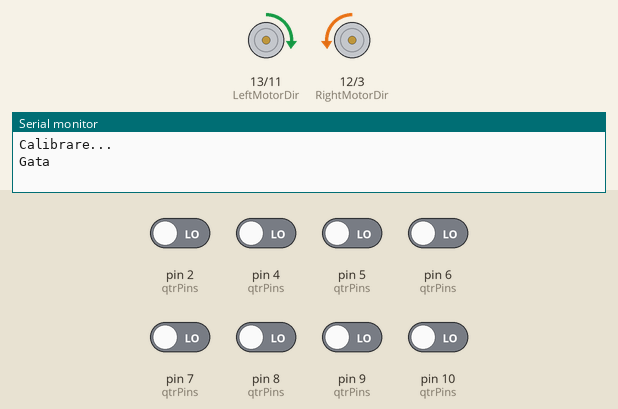
The sketch below on a simulated Arduino Uno, built with avr-gcc and run on an emulated ATmega328P. Shown: direction and speed pins drawn as motors (green arrow = direction pin HIGH = forward, orange = LOW = backward, longer = more drive), the last lines printed to the serial monitor. The test bench sets the inputs (shaded band); at power-on: pin 2 (qtrPins), pin 4 (qtrPins), pin 5 (qtrPins), pin 6 (qtrPins), pin 7 (qtrPins), pin 8 (qtrPins), pin 9 (qtrPins), pin 10 (qtrPins) LOW.

Above: at 17.2 s.
17.3 s: pin 2 (qtrPins) driven HIGH
At 18.4 s:
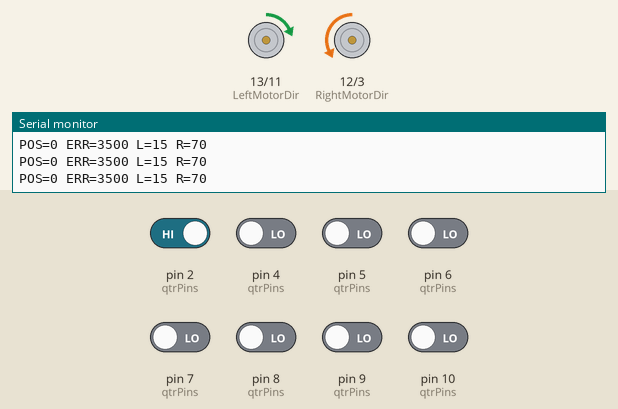
18.8 s: pin 9 (qtrPins) driven HIGH
At 19.2 s:
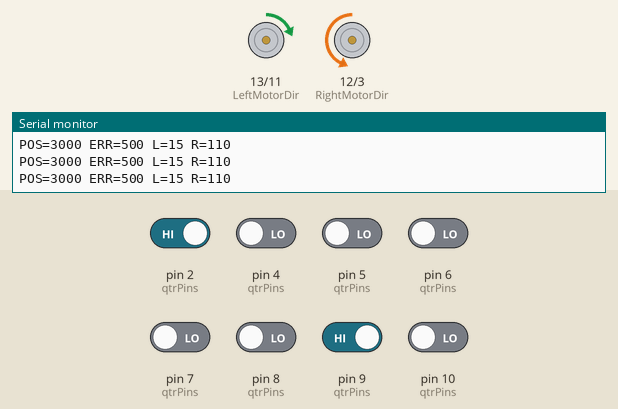
20.3 s: pin 4 (qtrPins) driven HIGH
At 20.6 s:
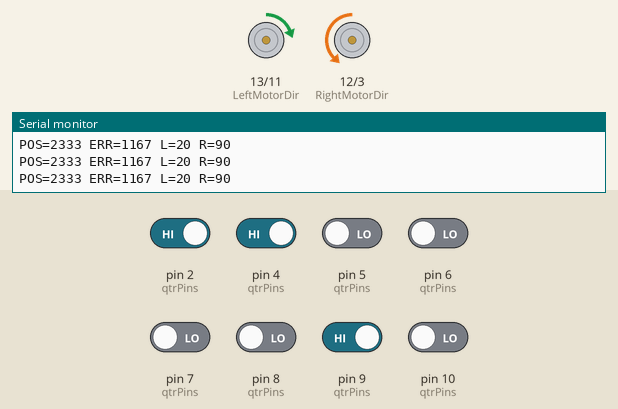
21.8 s: pin 10 (qtrPins) driven HIGH
At 22.1 s:
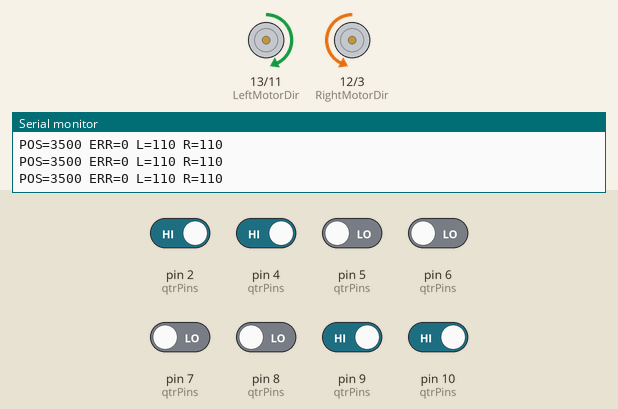
23.3 s: pin 6 (qtrPins) driven HIGH
At 24.1 s:
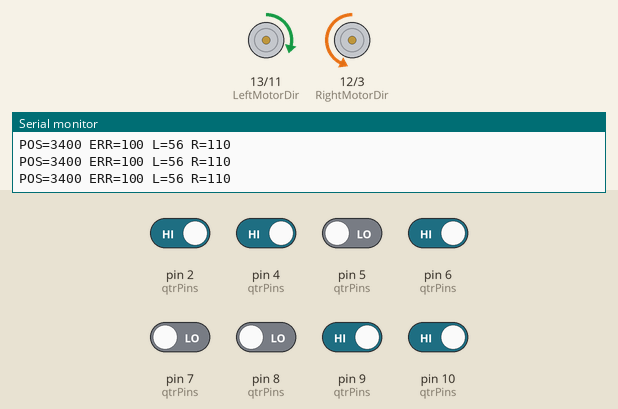
24.8 s: pin 8 (qtrPins) driven HIGH
At 25.6 s:
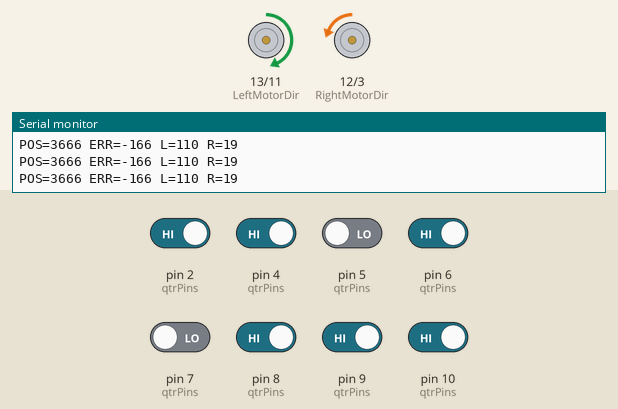
Timing chart, 0 to 27.3 s (numbered marks = the images above; inputs shaded):
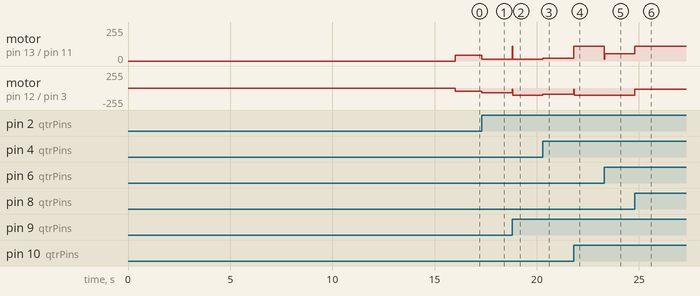

Measured:
- after the input at 17.3 s, motor on pin 13 (LeftMotorDir) / pin 11 (LeftMotorSpeedPin): forward 45/255 → forward 15/255 at once; motor on pin 12 (RightMotorDir) / pin 3 (RightMotorSpeedPin): backward 45/255 → backward 70/255 at once
- after the input at 18.8 s, motor on pin 13 (LeftMotorDir) / pin 11 (LeftMotorSpeedPin): forward 15/255 → forward 110/255 at once, → forward 15/255 0.02 s later; motor on pin 12 (RightMotorDir) / pin 3 (RightMotorSpeedPin): backward 70/255 → backward 110/255 at once
- after the input at 20.3 s, motor on pin 13 (LeftMotorDir) / pin 11 (LeftMotorSpeedPin): forward 15/255 → forward 20/255 at once; motor on pin 12 (RightMotorDir) / pin 3 (RightMotorSpeedPin): backward 110/255 → backward 90/255 at once
- after the input at 21.8 s, motor on pin 13 (LeftMotorDir) / pin 11 (LeftMotorSpeedPin): forward 20/255 → forward 110/255 at once; motor on pin 12 (RightMotorDir) / pin 3 (RightMotorSpeedPin): backward 90/255 → backward 110/255 at once
- after the input at 23.3 s, motor on pin 13 (LeftMotorDir) / pin 11 (LeftMotorSpeedPin): forward 110/255 → forward 56/255 at once
- after the input at 24.8 s, motor on pin 13 (LeftMotorDir) / pin 11 (LeftMotorSpeedPin): forward 56/255 → forward 110/255 at once; motor on pin 12 (RightMotorDir) / pin 3 (RightMotorSpeedPin): backward 110/255 → backward 19/255 at once

The sketch:

incercare_uno.ino
```cpp
#include <QTRSensors.h>


//================ MOTOARE ================

#define RightMotorDir 12
#define RightMotorSpeedPin 3

#define LeftMotorDir 13
#define LeftMotorSpeedPin 11


#define MAX_SPEED 110
#define MIN_SPEED 15


//================ SENZORI =================

QTRSensors qtr;


const uint8_t SensorCount = 8;

uint16_t sensorValues[SensorCount];


const uint8_t qtrPins[SensorCount] =
{
  2,4,5,6,7,8,9,10
};


//================ PID =====================

float Kp = 0.55;
float Kd = 6.0;


float filteredError = 0;

int LastError = 0;


unsigned long lastDebug = 0;


//============== CONTROL MOTOARE ===========

void MotorControl(int leftSpeed,int rightSpeed)
{


  digitalWrite(LeftMotorDir,HIGH);
  digitalWrite(RightMotorDir,LOW);


  leftSpeed = constrain(leftSpeed,0,255);
  rightSpeed = constrain(rightSpeed,0,255);


  analogWrite(LeftMotorSpeedPin,leftSpeed);
  analogWrite(RightMotorSpeedPin,rightSpeed);

}


//================ SETUP ===================

void setup()
{

  Serial.begin(115200);


  pinMode(LeftMotorDir,OUTPUT);
  pinMode(LeftMotorSpeedPin,OUTPUT);


  pinMode(RightMotorDir,OUTPUT);
  pinMode(RightMotorSpeedPin,OUTPUT);


  qtr.setTypeRC();

  qtr.setSensorPins(qtrPins,SensorCount);


  delay(1000);


  Serial.println("Calibrare...");


  for(int i=0;i<500;i++)
  {
    qtr.calibrate();
    delay(5);
  }


  Serial.println("Gata");

}


//================ LOOP ====================

void loop()
{


  qtr.readCalibrated(sensorValues);


  long sum=0;
  long weightedSum=0;


  bool lineFound=false;


  for(int i=0;i<SensorCount;i++)
  {

    int value=sensorValues[i];

    value=constrain(value,0,1000);


    if(value>120)
      lineFound=true;


    sum+=value;


    weightedSum+=(long)value*(i*1000);

  }


  if(!lineFound || sum==0)
  {

    MotorControl(45,45);

    return;

  }


  int position = weightedSum/sum;


  int error = 3500-position;


  filteredError =
  filteredError*0.65 + error*0.35;


  int derivative =
  filteredError-LastError;


  int correction =
  Kp*filteredError+
  Kd*derivative;


  LastError=filteredError;


  correction =
  constrain(correction,-180,180);


  //=========== VITEZA =====================


  int absError=abs(error);


  int baseSpeed;


  if(absError < 250)
  {

    // drept

    baseSpeed=MAX_SPEED;

  }

  else if(absError < 700)
  {

    // curba usoara

    baseSpeed=85;

  }

  else if(absError < 1200)
  {

    // curba serioasa

    baseSpeed=65;

  }

  else
  {

    // curba foarte stransa

    baseSpeed=45;

  }


  int leftSpeed =
  baseSpeed-correction;


  int rightSpeed =
  baseSpeed+correction;


  //=========== AJUTOR CURBE ================


  if(error > 600)
  {

    // curba stanga

    leftSpeed = baseSpeed-45;

    rightSpeed = baseSpeed+25;

  }


  if(error < -600)
  {

    // curba dreapta

    rightSpeed = baseSpeed-45;

    leftSpeed = baseSpeed+25;

  }


  leftSpeed =
  constrain(leftSpeed,MIN_SPEED,MAX_SPEED);


  rightSpeed =
  constrain(rightSpeed,MIN_SPEED,MAX_SPEED);


  MotorControl(leftSpeed,rightSpeed);


  //============== DEBUG ====================


  if(millis()-lastDebug>100)
  {

    lastDebug=millis();


    Serial.print("POS=");
    Serial.print(position);


    Serial.print(" ERR=");
    Serial.print(error);


    Serial.print(" L=");
    Serial.print(leftSpeed);


    Serial.print(" R=");
    Serial.println(rightSpeed);

  }


}
```
